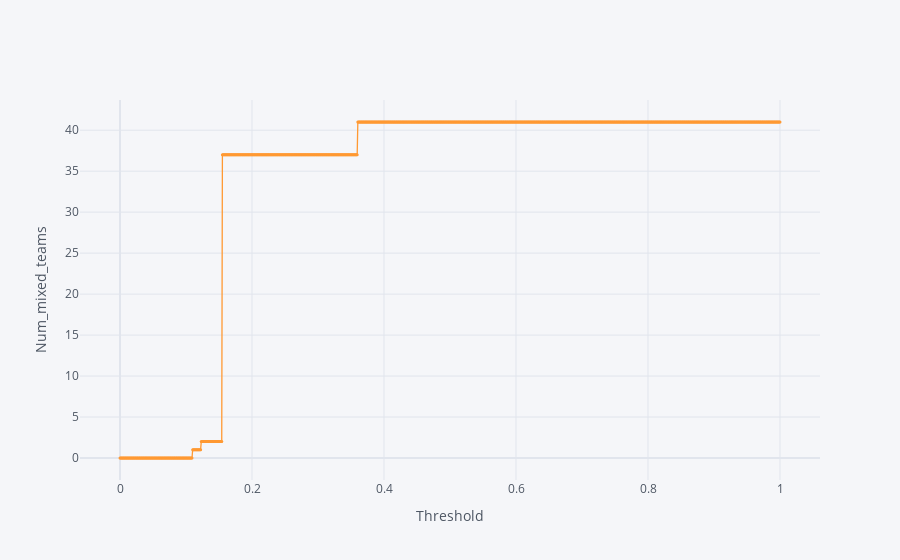

Notebook code for this chart:
### Code cell
Data.iplot(x = 'threshold',y = 'Num_mix_team',mode = 'markers + lines',xTitle='Threshold',yTitle = 'Num_mixed_teams',size=3)

### Figure 1 — Plotly figure (JSON) as saved in the notebook; plotly's stock layout.template omitted (floating-point values rounded to 4 significant figures; data arrays with more than 128 entries replaced by an {"elided": "..."} marker saying what was removed)
{"data": [{"line": {"color": "rgba(255, 153, 51, 1.0)", "dash": "solid", "shape": "linear", "width": 1.3}, "marker": {"size": 3, "symbol": "circle"}, "mode": "markers+lines", "name": "Num_mix_team", "text": "", "type": "scatter", "x": {"elided": "1000 float values"}, "y": {"elided": "1000 int values"}}], "layout": {"legend": {"bgcolor": "#F5F6F9", "font": {"color": "#4D5663"}}, "paper_bgcolor": "#F5F6F9", "plot_bgcolor": "#F5F6F9", "title": {"font": {"color": "#4D5663"}}, "xaxis": {"gridcolor": "#E1E5ED", "showgrid": true, "tickfont": {"color": "#4D5663"}, "title": {"font": {"color": "#4D5663"}, "text": "Threshold"}, "zerolinecolor": "#E1E5ED"}, "yaxis": {"gridcolor": "#E1E5ED", "showgrid": true, "tickfont": {"color": "#4D5663"}, "title": {"font": {"color": "#4D5663"}, "text": "Num_mixed_teams"}, "zerolinecolor": "#E1E5ED"}}}
